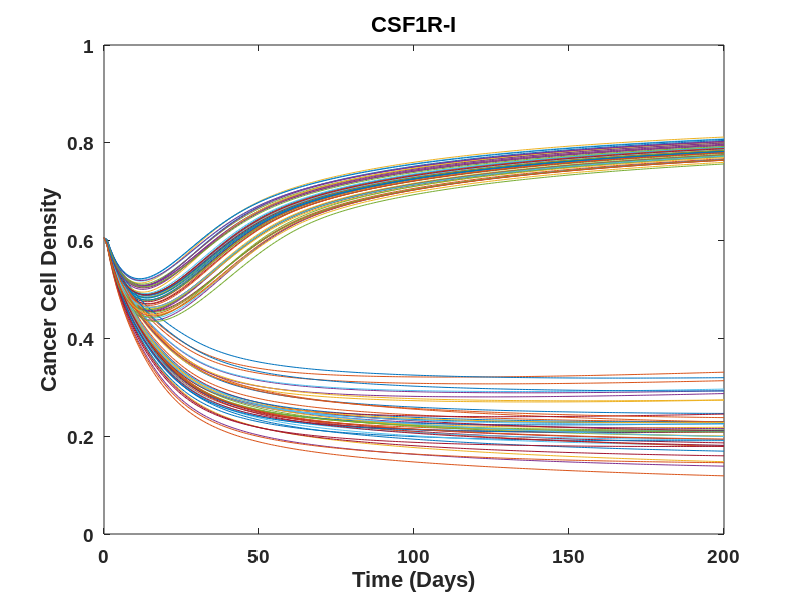
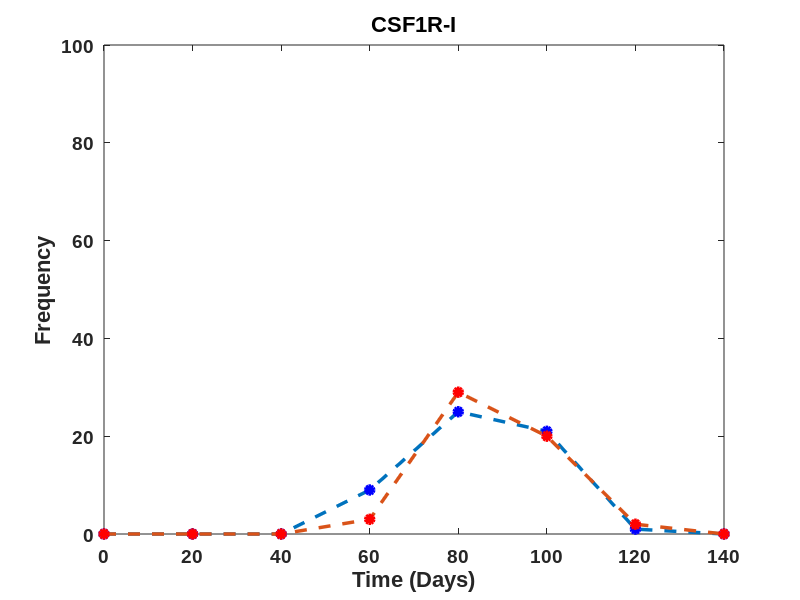

MATLAB code to generate these figures, in order:
global PTEN
PTEN=1;


if PTEN==0
    load('stochastic_KO.mat');
else
    load('stochastic_WT.mat');
end
[asizeC,bsizeC]=size(C);
TimeLength=bsizeC-1;
threshold=0.70;
[p,p12]=size(C);
%death_day表示死亡的天数
death_day=zeros(p,1);
for person=1:1:p
    if isempty(find(C(person,:)>=threshold,1))%为空进入
        max_death_day=max(C(person,:));
        i=find(C(person,:)==max_death_day);
        if i+50<=p12 && max_death_day>=0.77 && (max_death_day-sum(C(person,i+1:i+50))/50)/max_death_day<0.005
            aaaaaa=1
            death_day(person,1)=i;
        end
    else
        death_day(person,1)=find(C(person,:)>=threshold,1); %只要第一个，大于阈值的第一天
    end
end
%death_person表示每天死亡的人数
death_person=zeros(TimeLength+1,1);
for i=1:1:TimeLength+1
    dp=find(death_day==i);
    if isempty(dp)%空就是这天无人死亡
        continue;
    else
        death_person(i,1)=length(dp);
    end
end

Survival_Rate=100*ones(TimeLength+1,1);
for i=2:1:TimeLength+1
    Survival_Rate(i,1)=(p-death_person(i,1))*100/p;
end
%death_person_20表示每20天死亡的人数
death_person_20=zeros(TimeLength/20+1,1);
for i=1:1:TimeLength/20
    death_person_20(i+1,1)=sum(death_person((i-1)*20+1:i*20,1));
end
if PTEN==1
    save('stochastic_CSF1RI_MT.mat','Survival_Rate','death_person','death_person_20','death_day');
else
    save('stochastic_Gal9I_KO.mat','Survival_Rate','death_person','death_person_10','death_day');
end


if PTEN==0
    %without treatment KO
    figure,
    for person=1:p
        hold on;
         plot(20:90,C(person,21:91));
         % plot(0:90,C(person,1:91));
    end
    set(gca,'xtick',(1:10:90));
    xlim([20 90]);
    xlabel('Time (Days)','FontWeight','Bold','FontSize',10);
    ylabel('Cancer Cell Density','FontWeight','Bold','FontSize',18);
    set(gca,'FontSize',10);
    % figure_FontSize=18;
    ylim([0.5 1]);
    title('PTEN-null','FontWeight','Bold','FontSize',18);
    % set(get(gca,'XLabel'),'FontSize',figure_FontSize,'Vertical','top');
    % set(get(gca,'YLabel'),'FontSize',figure_FontSize,'Vertical','middle');
    % set(findobj('FontSize',18),'FontSize',figure_FontSize);
    box on;

    ST2=[0 60 30 10 0 0 0 0];%20day-90day
    PST2=death_person_10(3:10,1);
    figure,
    plot(0:20:140,ST2,'o-- ','Linewidth',2.5,'MarkeredgeColor','b','MarkerfaceColor','b');axis([0,140,0,100])
    hold on, 
    plot(0:20:140,PST2,'o-- ','Linewidth',2.5,'MarkeredgeColor','r','MarkerfaceColor','r');axis([0,140,0,100])
    set(gca,'xtick',(0:20:140));
    xlim([0 140]);
    legend('Experimental data','Prediction')
    title('PTEN-null CSF1RI','FontWeight','Bold','FontSize',18);
    set(gca,'xticklabel',{'20','30','40','50','60','70','80','90'})
    xlabel('Time (Days)','FontWeight','Bold','FontSize',18);
    ylabel('Frequency','FontWeight','Bold','FontSize',18);
    set(gca,'FontSize',18);
    figure_FontSize=18;
    set(get(gca,'XLabel'),'FontSize',figure_FontSize,'Vertical','top');
    set(get(gca,'YLabel'),'FontSize',figure_FontSize,'Vertical','middle');
    set(findobj('FontSize',18),'FontSize',figure_FontSize);
else
    
    figure,
    for person=1:p
        hold on;
        plot(0:1:200,C(person,:));
        % plot(0:90,C(person,1:91));
    end
    set(gca,'xtick',(0:50:200));
    xlim([0 200]);
    set(gca,'FontSize',14,'FontWeight','bold','fontname','Arial');
    xlabel('Time (Days)','FontWeight','Bold','FontSize',16,'fontname','Arial');
    ylabel('Cancer Cell Density','FontWeight','Bold','FontSize',16,'fontname','Arial');
    ylim([0 1]);
    title('CSF1R-I','FontWeight','Bold','FontSize',16,'fontname','Arial');
    box on;

    ST1=[0 0 0 9 25 21 1 0];%20day-90day
    PST1=death_person_20(1:8,1);
    figure,
    plot(0:20:140,ST1,'o-- ','Linewidth',2.5,'MarkeredgeColor','b','MarkerfaceColor','b');axis([0,140,0,100])
    hold on, 
    plot(0:20:140,PST1,'o-- ','Linewidth',2.5,'MarkeredgeColor','r','MarkerfaceColor','r');axis([0,140,0,100])
    % set(gca,'xtick',(20:10:90));
    xlim([0 140]);
    set(gca,'FontSize',14,'FontWeight','bold','fontname','Arial');
    % legend('Experimental Data','Prediction')
    title('CSF1R-I','FontWeight','Bold','FontSize',16,'fontname','Arial');
    % set(gca,'xticklabel',{'20','30','40','50','60','70','80','90'})
    xlabel('Time (Days)','FontWeight','Bold','FontSize',16,'fontname','Arial');
    ylabel('Frequency','FontWeight','Bold','FontSize',16,'fontname','Arial');
end
% i=2;
% set(i,'Units','Inches');
% pos = get(i,'Position');
% set(i,'PaperPositionMode','Auto','PaperUnits','Inches','PaperSize',[pos(3), pos(4)])
% filename=['E:\aa文件\project\project2\4\',num2str(6)];
% print(i,filename,'-dpdf','-r2000','-r0')